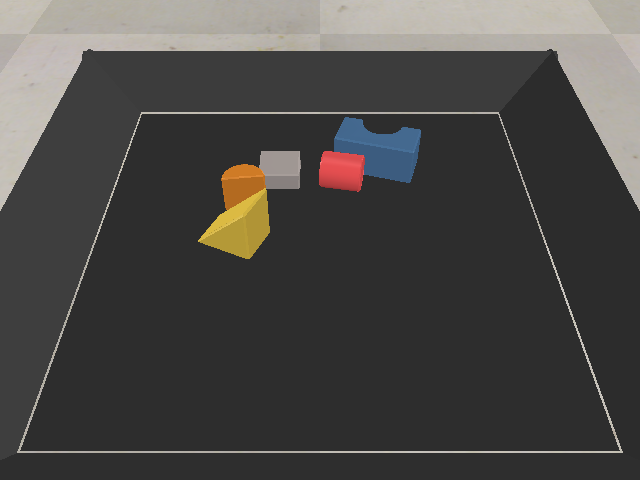
#> input picture tests/test_seg/000000.0.color.image.png, 640 x 480 px
$ python seg.py
#> lines starting #> are read from the running program, lines starting #| are printed output that depends on the picture; after the words box and inside, x2 and y2 are one past the last pixel; in counts of white or black regions, pixels touching at a corner belong together
import cv2
import matplotlib.pyplot as plt
import numpy as np

from skimage.segmentation import felzenszwalb, slic, quickshift, watershed
from skimage.segmentation import mark_boundaries
from scipy import ndimage

def remove_noise(img):
	n, m, _ = img.shape
	img = ndimage.median_filter(img, 2)
	# _remove_shadow()
	for i in range(n):
		for j in range(m):
			if np.sum(img[i][j] == 0) == 3 or ((img[i][j]>66).all() and (img[i][j]<82).all()):
				img[i][j] = np.array([45, 45, 45])
	return img

origianl_img = cv2.imread('000000.0.color.image.png')
#> origianl_img is the input picture: shape (480, 640, 3); mean B, G, R 70.3, 72.5, 74.3
origianl_img = cv2.resize(origianl_img, (224, 224))
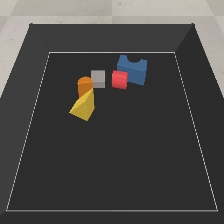
#> origianl_img: shape (224, 224, 3); mean B, G, R 70.3, 72.5, 74.3
rotate_img = cv2.imread('000000.0.color.png')
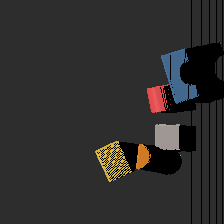
#> input picture tests/test_seg/000000.0.color.png, 224 x 224 px
#> rotate_img is the input picture: shape (224, 224, 3); mean B, G, R 44, 45.1, 46.4
img = remove_noise(rotate_img)
#> in remove_noise, `img = ndimage.median_filter(img, 2)`:
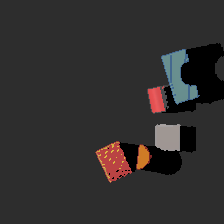
#> img: shape (224, 224, 3); mean of channels 0, 1, 2 45.7, 46.1, 48.5; drawn as B, G, R
#> after the loop in remove_noise, `for i in range(n):`:
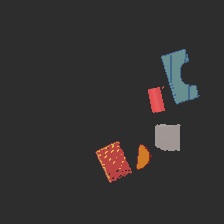
#> img: shape (224, 224, 3); 7.78% of pixels changed, all inside (x1, y1, x2, y2) = (108, 43, 224, 179); drawn as B, G, R

# Felzenszwalbs's method
segments_fz = felzenszwalb(img, scale=28000, min_size=150)
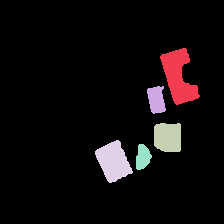
#> segments_fz: shape (224, 224) int64; 6 distinct labels, from 0 to 5; one colour per label, 0 black
# segments_fz = felzenszwalb(img, scale=5, sigma=0.88, min_size=400)
num_obj = len(np.unique(segments_fz)) - 1
#> num_obj = 5

imgs = []
for i in range(1, num_obj + 1):
	mask = np.zeros_like(img)
	mask[segments_fz == i] = True
	imgs.append(rotate_img * mask)
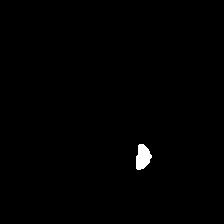
#> mask: shape (224, 224, 3); values 0 (black) and 1 (white), 0.59% white; 1 white region, box (x1, y1, x2, y2) and area: (136, 144, 152, 170) 295
#> after the loop, imgs = 5 items

with open('text.txt', 'w') as f:
	for i in range(224):
		for j in range(224):
			f.write(str(segments_fz[i][j]))
		f.write('\n')

print(f"Felzenszwalb number of segments: {len(np.unique(segments_fz))}")
#| Felzenszwalb number of segments: 6

fig, ax = plt.subplots(2, 5, figsize=(10, 10), sharex=True, sharey=True)
ax[0][0].imshow(origianl_img)
ax[0][0].set_title('Origianl Image')
ax[0][1].imshow(rotate_img)
ax[0][1].set_title('Rotate in 3D')
ax[0][2].imshow(img)
ax[0][2].set_title('DeNoise')
ax[0][3].imshow(mark_boundaries(rotate_img, segments_fz))
ax[0][3].set_title("Segmention")
for i in range(len(imgs)):
	ax[1][i].imshow(imgs[i])
	ax[1][i].set_title(i)
#> this loop made 5 passes
for a in ax.ravel():
    a.set_axis_off()
plt.tight_layout()
plt.savefig("filename.png")
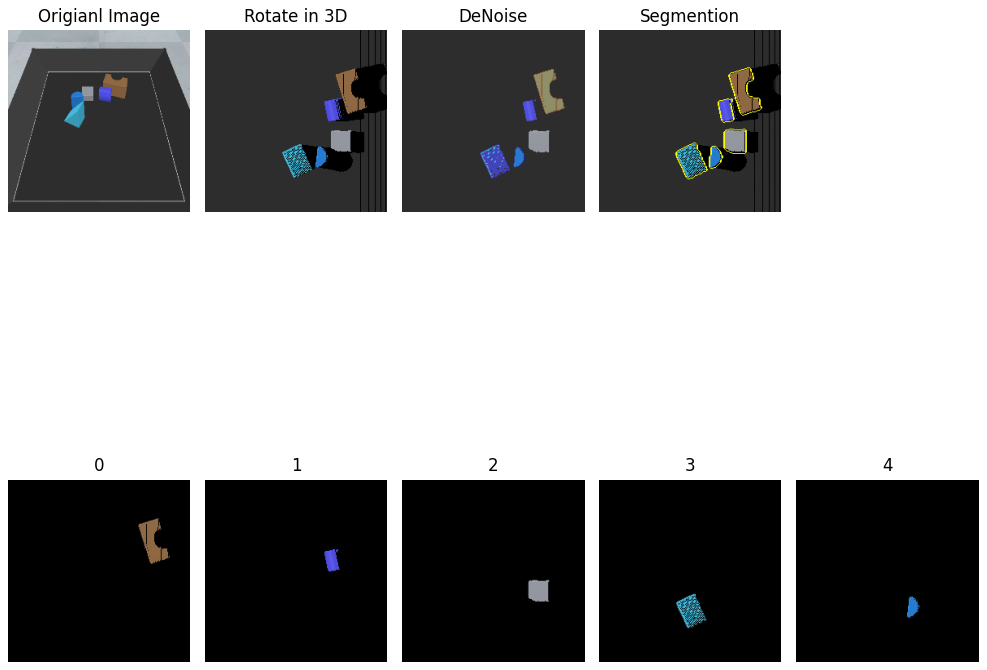
#> figure drawn by matplotlib, 9 panels; B, G, R data is drawn as R, G, B
